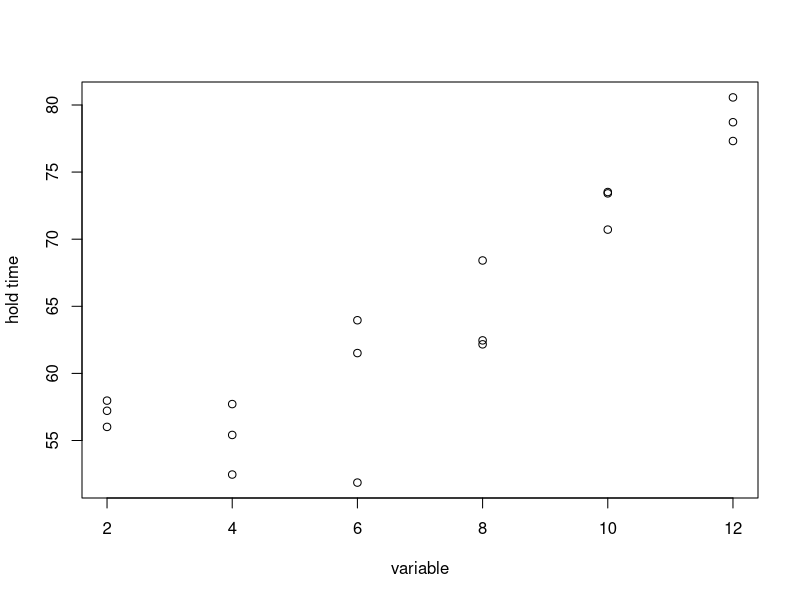

Generate this figure with R:
hold.times = read.csv("adam/force feedback 2-12/hold times.csv")
cor.test(hold.times$var, hold.times$hold.time)
plot(hold.time~var, data=hold.times, xlab="variable", ylab="hold time")
